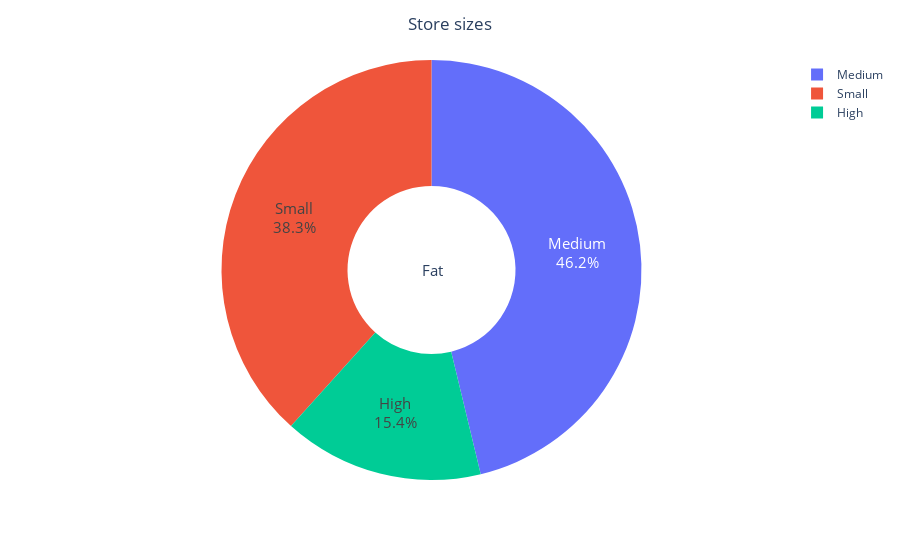

This figure's notebook cell:
### Markdown cell above
About 2348 instances have null values which is quite a sizeable amount.

### Code cell
df_size=df_train.groupby('Outlet_Size')['Count'].sum().reset_index()
fig7=px.pie(df_size,values='Count',names='Outlet_Size',hole=0.4)
fig7.update_layout(title='Store sizes',title_x=0.5,annotations=[dict(text='Fat',font_size=15, showarrow=False,height=800,width=900)])
fig7.update_traces(textfont_size=15,textinfo='percent+label')
fig7.show()

### Figure 1 — Plotly figure (JSON) as saved in the notebook; plotly's stock layout.template omitted (floating-point values rounded to 4 significant figures)
{"data": [{"domain": {"x": [0, 1], "y": [0, 1]}, "hole": 0.4, "hovertemplate": "Outlet_Size=%{label}<br>Count=%{value}<extra></extra>", "labels": ["High", "Medium", "Small"], "legendgroup": "", "name": "", "showlegend": true, "textfont": {"size": 15}, "textinfo": "percent+label", "type": "pie", "values": [932, 2793, 2316]}], "layout": {"annotations": [{"font": {"size": 15}, "height": 800, "showarrow": false, "text": "Fat", "width": 900}], "legend": {"tracegroupgap": 0}, "margin": {"t": 60}, "title": {"text": "Store sizes", "x": 0.5}}}
